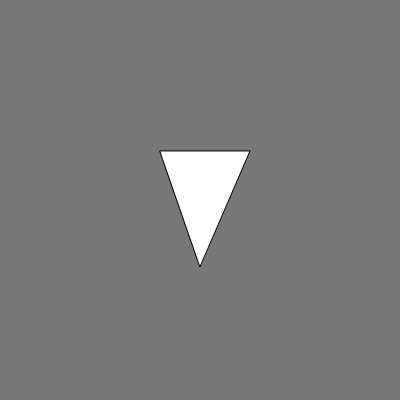
Frame 1 (no input)
Frame 60 (no input): identical to frame 1, image omitted
Frame 120 (the mouse pressed at the canvas centre since frame 60): identical to frame 1, image omitted

The p5.js sketch that drew this single still picture (run headless with seeded random() and noise() and a simulated clock; from frame 60 on, the mouse is pressed at the canvas centre):

// p5.js sketch
// ── sketch.js
function setup() {
  createCanvas(400, 400);
}

function draw() {
  background(120);


  triangle(width/2, height/1.5, width/1.6, height/2.65, width/2.5, height/2.65)
}
